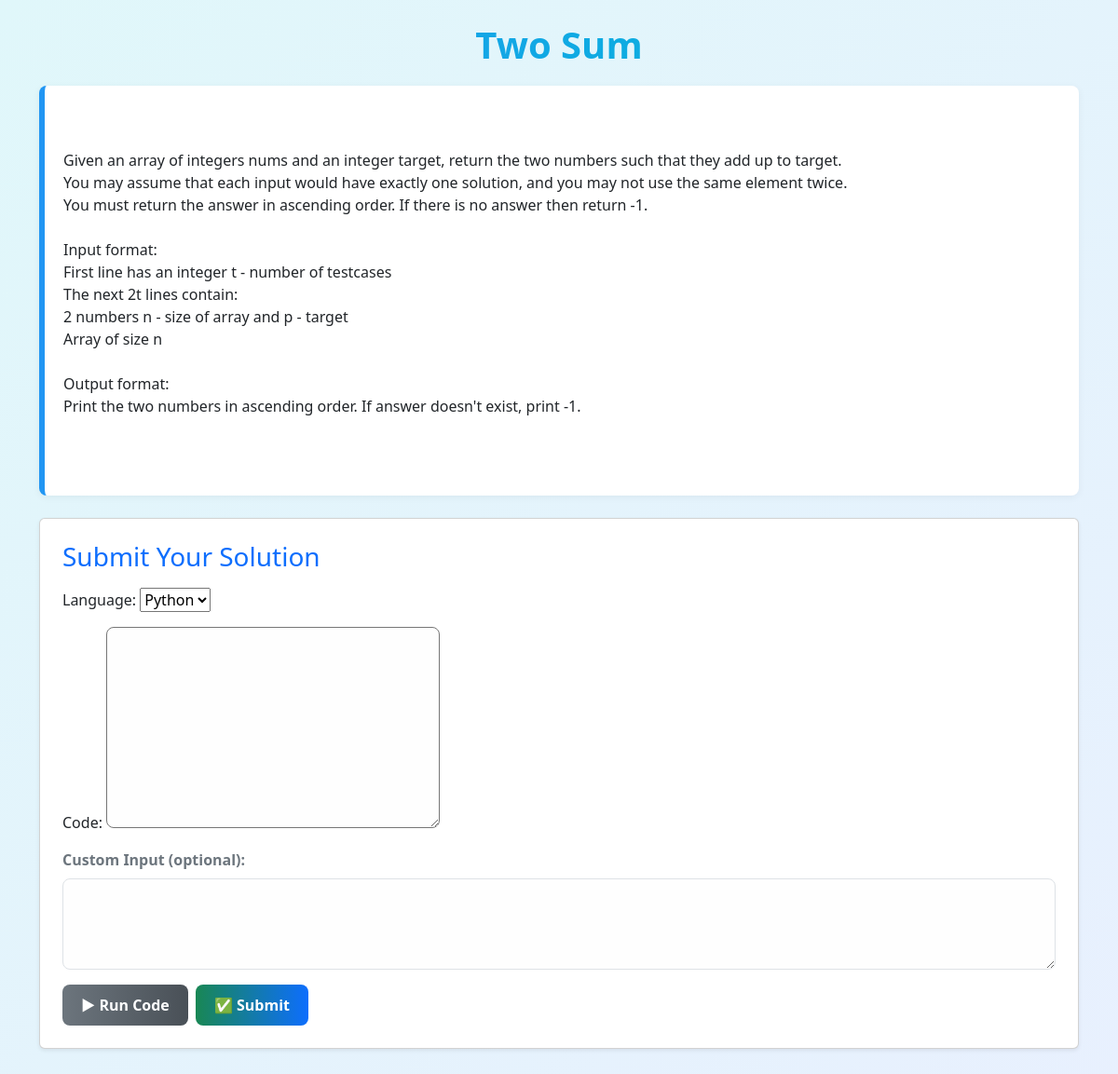
The page /problems/1/ (signed in) on the database its author committed.
### problems/models.py (models this page shows, shortened)
class Problem(models.Model):
    title = models.CharField(max_length=100)
    statement = models.TextField()

### problems/views.py (the view, shortened to what this page needs)
# urls.py: path('problems/<int:pk>/', views.problem_detail, name='problem_detail'),
@login_required
def problem_detail(request, pk):
    problem = get_object_or_404(Problem, pk=pk)
    output_data = None
    result_message = None
    submission = None
    show_review = False
    ai_review = None
    if request.method == "GET" and "ai_review" in request.GET:
        submission_id = request.GET.get("submission_id")
        try:
            submission = CodeSubmission.objects.get(id=submission_id)
            if submission.verdict in ["Accepted", "Wrong Answer"]:
                show_review = True
                ai_review = review_code(
                    code=submission.code,
                    language=submission.language,
                    verdict=submission.verdict,
                    problem_title=problem.title,
                    problem_statement=problem.statement,
                )
                result_message = f"💬 Review for {submission.verdict} code:"
            else:
                result_message = "⚠️ Review available only for Accepted or Wrong Answer verdicts."
        except CodeSubmission.DoesNotExist:
            result_message = "⚠️ Submission not found."
        form = CodeSubmissionForm(initial={
            "code": submission.code if submission else "",
            "language": submission.language if submission else "python",
        })
    else:
        form = CodeSubmissionForm()
    return render(
        request,
        "problem_detail.html",
        {
            "problem": problem,
            "form": form,
            "output_data": output_data,
            "result_message": result_message,
            "submission_id": submission.id if submission else None,
            "verdict": submission.verdict if submission else None,
            "show_review": show_review,
            "ai_review": ai_review,
        }
    )

### compiler/forms.py
class CodeSubmissionForm(forms.ModelForm):
    language = forms.ChoiceField(choices=Language_choices)
    class Meta:
        model = CodeSubmission
        fields = ["language", "code"]

### problems/Templates/problem_detail.html (shortened to what this page needs)
{% load static %}
<!DOCTYPE html>
<html lang="en">
<head>
  <link href="https://cdn.jsdelivr.net/npm/bootstrap@5.3.0/dist/css/bootstrap.min.css" rel="stylesheet">
</head>
<body>
<div class="container mt-4">
  <div class="problem-header text-center">
    <h1>{{ problem.title }}</h1>
  </div>
  <div class="problem-statement mb-4">
    <p>{{ problem.statement }}</p>
  </div>
  <div class="card p-4 mb-4 shadow-sm">
    <h3 class="mb-3 text-primary">Submit Your Solution</h3>
    <form method="post">
      <div class="mb-3">
        {{ form.as_p }}
      </div>
      <div class="mb-3">
        <label for="custom_input" class="form-label fw-bold text-secondary">Custom Input (optional):</label>
        <textarea name="custom_input" id="custom_input" rows="4" class="form-control">{{ custom_input|default_if_none:"" }}</textarea>
      </div>
      <div class="d-flex gap-2">
        <button type="submit" name="run_code" class="btn-run">▶ Run Code</button>
        <button type="submit" name="submit_code" class="btn-submit">✅ Submit</button>
      </div>
    </form>
  </div>
</div>
</body>
</html>

### problems/Templates/problem_detail.html (style rules this page uses)
body { background: linear-gradient(135deg, #e0f7fa, #e8f0fe); padding-bottom: 40px; }
.problem-header { margin-top: 20px; margin-bottom: 20px; }
.problem-header h1 { background: linear-gradient(90deg, #2196f3, #00bcd4); -webkit-background-clip: text; -webkit-text-fill-color: transparent; font-weight: 800; }
.problem-statement { background: #ffffff; padding: 20px; border-radius: 8px; box-shadow: 0 2px 8px rgba(0,0,0,0.05); border-left: 6px solid #2196f3; white-space: pre-wrap; }
textarea, textarea.form-control { font-family: monospace; font-size: 14px; border-radius: 8px; background: #fefefe; }
.btn-run { background: linear-gradient(90deg, #6c757d, #495057); color: white; border-radius: 8px; padding: 10px 20px; font-weight: bold; border: none; transition: transform 0.2s ease; }
.btn-submit { background: linear-gradient(90deg, #198754, #0d6efd); color: white; border-radius: 8px; padding: 10px 20px; font-weight: bold; border: none; transition: transform 0.2s ease; }

### rows shown on the page
Problem: title "Two Sum", statement "Given an array of integers nums and an integer target, return the two numbers such that they add up to target. You may assume that each input would have exactly one solution, and you may not use the same element twice. You must return the answer in ascending order. If there is no answer then return -1. Input format: First line has an integer t - number of testcases The next 2t lines contain: 2 numbers n - size of array and p - target Array of size n Output format: Print the two numbers in ascending order. If answer doesn't exist, print -1."
